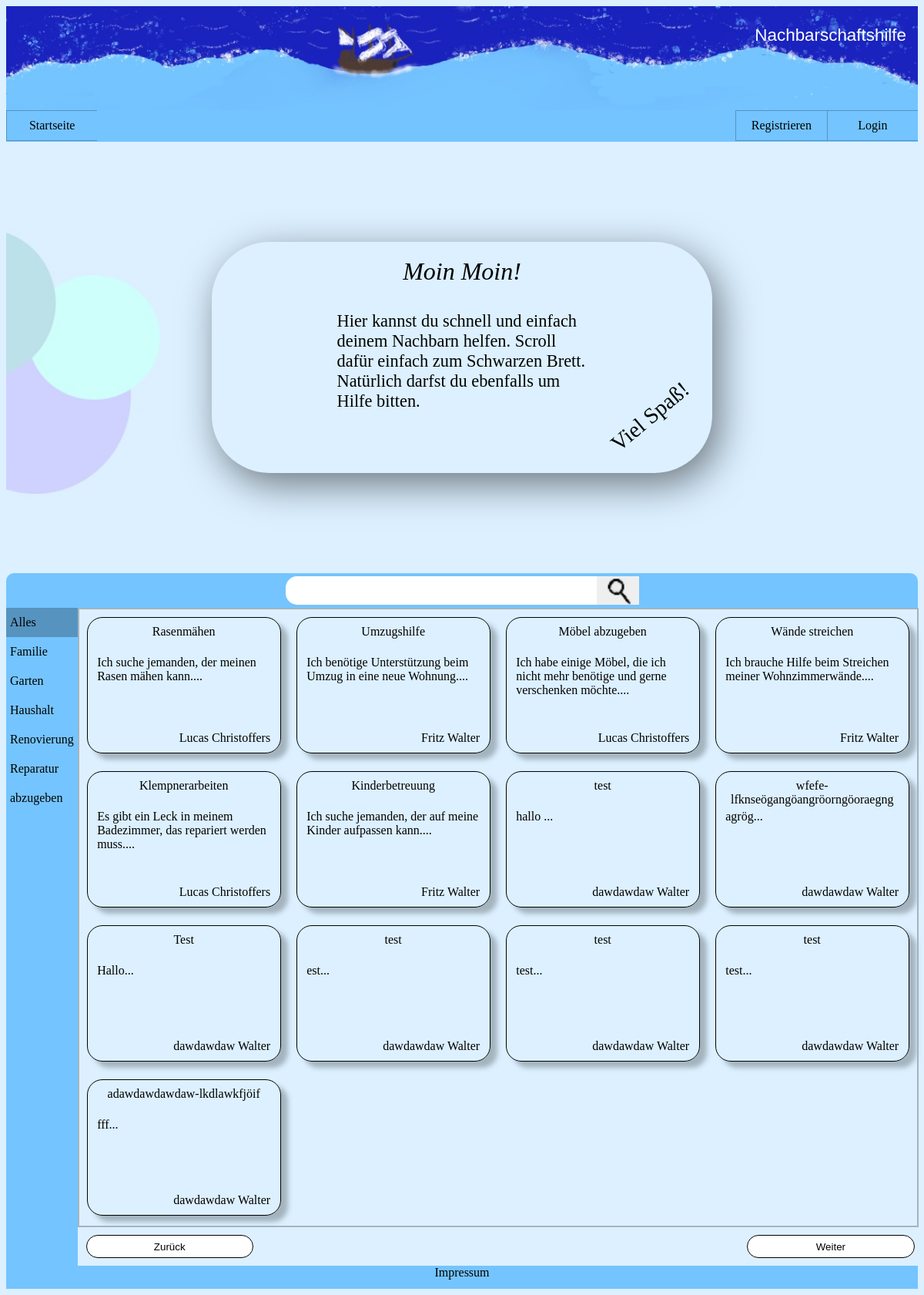
The page / on the database its author committed.
### tables this page shows
CREATE TABLE Kategorie (
            ID INTEGER PRIMARY KEY,
            Name TEXT(20)
        );

CREATE TABLE Hilfsgesuch (
            ID INTEGER PRIMARY KEY AUTOINCREMENT,
            Titel TEXT(40),
            Beschreibung TEXT(1200),
            Kategorie INTEGER,
            Ersteller INTEGER,
            FOREIGN KEY(Kategorie) REFERENCES Kategorie(ID),
            FOREIGN KEY(Ersteller) REFERENCES Nutzer(ID)
        );

CREATE TABLE Nutzer (
            ID INTEGER PRIMARY KEY AUTOINCREMENT,
            EMail TEXT(40),
            Vorname TEXT(20),
            Nachname TEXT(20),
            Addresse TEXT(40),
            bild TEXT(40),
            PLZ INTEGER,
            telnr INTEGER,
            passwort TEXT(255),
            FOREIGN KEY(PLZ) REFERENCES Stadt(PLZ)
        );

### Klassen/View/View_Index.php (called while the page is built, shortened)
<?php
class View_Index{
    public function lade_Template($tpl){
        include "Klassen/Templates/".$tpl.".php";
        $ausgabe = ob_get_contents();
        return $ausgabe;
    }
}

### Klassen/Kontroller/Kontroller_Index.php (called while the page is built, shortened)
<?php
class Kontroller_Index{
    private $model_Gesuche;
    private $model_Kategorien;
    private $view;
    public function __construct($pfad){
        $this->model_Gesuche = new Model_Hilfsgesuche("Datenbank/");
        $this->model_Kategorien = new Model_Kategorien("Datenbank/");
        $this->view = new View_Index();
    }
    public function display_Hilfsangebote(){
        if($this->model_Gesuche->hilfsgesuche($_GET['kategorie'], $_GET['sucheingabe'])){
            $this->view = new View_Index();
            $erg = $this->model_Gesuche->get_ergebnisse();
            foreach($erg as $row){
                $this->view->set_Hilfsgesuche($row['ID'], $row['nutzerID'], $row['Titel'], $row['Vorname'], $row['Nachname'], $row['Beschreibung']);
            }
            return $this->view->lade_Template("tp_Angebot_Box");
        }else{
        }
    }
    public function display_Index_Kategorien(){
        if($this->model_Kategorien->get_Kategorien()){
            $erg = $this->model_Kategorien->get_erg();
            $such_eingabe = "";
            foreach($erg as $rslt){
                $active = "";
                if ($_GET['kategorie'] == $rslt['ID']) {
                    $active = "active";
                }
                $this->view->set_Kategorie_Index($rslt['ID'], $rslt['Name'], $active, $such_eingabe);
            }
        }
       return $this->view->lade_Template("tp_Kategorien_Index");
    }
}
?>

### Klassen/Model/Model_Kategorien.php (called while the page is built, shortened)
<?php
class Model_Kategorien{
    private $db;
    public function __construct($pfad){
        include $pfad."db_Verbindung.php";
        $this->db = $verbindung;
    }
    public function get_Kategorien(){
        try{
            $query = $this->db->prepare("SELECT * FROM Kategorie ORDER BY Name ASC");
            $query->execute();
            $this->erg =  $query->fetchAll();
            return true;
        }catch(Exception $e){
            return false;
        }
    }
}

### Klassen/Model/Model_Hilfsgesuche.php (called while the page is built, shortened)
<?php
class Model_Hilfsgesuche{
    private $db;
    public function __construct($pfad){
        include $pfad."db_Verbindung.php";
        $this->db = $verbindung;
    }
    public function hilfsgesuche($kategorie, $sucheingabe){
        try{
            $query = "SELECT Hilfsgesuch.ID as ID, Titel, SUBSTRING(Hilfsgesuch.Beschreibung, 1, 100) AS Beschreibung, Kategorie ,Nutzer.ID as nutzerID, Vorname, Nachname
            FROM Hilfsgesuch LEFT JOIN Nutzer on Hilfsgesuch.Ersteller = Nutzer.ID";
            $query_Zusatz_1 = "";
            $query_Zusatz_2 = "";
            $query = $this->db->prepare($query);
            $query->execute();
            $this->erg = $query->fetchAll();
            return true;
        }catch(Exception $e){
            return false;
        }
    }
}

### Klassen/Templates/tp_Angebot_Box.php (the view)
<?php foreach ($this->kategorien as $anzeige): ?>
    <div>
        <p class="ueberschrift">
            <?php echo $anzeige[2] ?>
        </p>
        <a class="beschreibung" href="Pins/angebot_eins.php?id=<?php echo urlencode($anzeige[0])?>">
            <?php echo $anzeige[5] ?>...
        </a>
        <a class="autor" href="Konto/konto_uebersicht.php?id=<?php echo urlencode($anzeige[1])?>">
            <?php echo $anzeige[3].' '.$anzeige[4]  ?>
        </a>
    </div>
<?php endforeach;?>

### Klassen/Templates/tp_Kategorien_Index.php (shortened to what this page needs)
<?php foreach ($this->kategorien as $reihe): ?>
        <li>
            <a id="<?php echo $reihe[0] ?>" class="hidden <?php echo $reihe[2] ?>" onclick="fun_test(<?php echo $reihe[0] ?>)">
                    <?php echo $reihe[1] ?>
            </a>
        </li>
<?php endforeach; ?>

### CSS/style.css (style rules this page uses)
body { background-color: #dcf0ff; }

### CSS/index.css (style rules this page uses)
.Container_kleine_Angebote div { min-width: 175px; width: 80%; height: 175px; border: 1px solid black; border-radius: 20px; margin-top: 10px; margin-bottom: 10px; margin-left: auto; margin-right: auto; box-shadow: 9px 8px 6px #A4B4BF; display: grid; grid-template-rows: 5% 23% 22% 25% 20% 5%; grid-template-columns: 5% 20% 25% 25% 20% 5%; }
.Container_kleine_Angebote .ueberschrift { width: 100%; text-align: center; margin: 0; grid-column: 2/6; grid-row: 2/2; }
.Container_kleine_Angebote .beschreibung { width: 100%; height:100%; text-align: left; margin:0; word-wrap: break-word; grid-column: 2/6; grid-row: 3/5; }
.Container_kleine_Angebote .autor { text-align: right; width: 100%; margin-bottom: 0px; grid-column: 2/6; grid-row: 5/5 }
.Container_kleine_Angebote a { text-decoration: none; color: black; font-family: Cambria, Cochin, Georgia, Times, 'Times New Roman', serif; font-size: 1.0em; margin-top: 16px; }
.erweitertes_Such_Navi .hidden { display: none; }
@media (min-width: 601px) { .erweitertes_Such_Navi a { color: black; display: block; padding: 10px 5px; text-decoration: none; } }
@media (min-width: 601px) { .erweitertes_Such_Navi .active { background-color: #5693BF; } }
@media (min-width: 1024px) { .Container_kleine_Angebote div { width: 250px; } }

### rows shown on the page
kategorie: Name "Alles"
kategorie: Name "Familie"
kategorie: Name "Garten"
kategorie: Name "Haushalt"
kategorie: Name "Renovierung"
kategorie: Name "Reparatur"
kategorie: Name "abzugeben"
hilfsgesuch: Titel "Umzugshilfe", anzeige "Ich benötige Unterstützung beim Umzug in eine neue Wohnung.", Ersteller.Vorname "Fritz", Ersteller.Nachname "Walter"
hilfsgesuch: anzeige "Möbel abzugeben", anzeige "Ich habe einige Möbel, die ich nicht mehr benötige und gerne verschenken möchte.", Ersteller.Vorname "Lucas", Ersteller.Nachname "Christoffers"
hilfsgesuch: anzeige "Wände streichen", anzeige "Ich brauche Hilfe beim Streichen meiner Wohnzimmerwände.", Ersteller.Vorname "Fritz", Ersteller.Nachname "Walter"
hilfsgesuch: Titel "Klempnerarbeiten", anzeige "Es gibt ein Leck in meinem Badezimmer, das repariert werden muss.", Ersteller.Vorname "Lucas", Ersteller.Nachname "Christoffers"
hilfsgesuch: Titel "Kinderbetreuung", anzeige "Ich suche jemanden, der auf meine Kinder aufpassen kann.", Ersteller.Vorname "Fritz", Ersteller.Nachname "Walter"
hilfsgesuch: Titel "test", anzeige "hallo", Ersteller.Vorname "dawdawdaw", Ersteller.Nachname "Walter"
hilfsgesuch: anzeige "wfefe-lfknseögangöangröorngöoraegng", anzeige "agrög", Ersteller.Vorname "dawdawdaw", Ersteller.Nachname "Walter"
hilfsgesuch: Titel "Test", anzeige "Hallo", Ersteller.Vorname "dawdawdaw", Ersteller.Nachname "Walter"
hilfsgesuch: Titel "test", anzeige "est", Ersteller.Vorname "dawdawdaw", Ersteller.Nachname "Walter"
hilfsgesuch: anzeige "test", Ersteller.Vorname "dawdawdaw", Ersteller.Nachname "Walter"
hilfsgesuch: anzeige "test", Ersteller.Vorname "dawdawdaw", Ersteller.Nachname "Walter"
hilfsgesuch: anzeige "adawdawdawdaw-lkdlawkfjöif", anzeige "fff", Ersteller.Vorname "dawdawdaw", Ersteller.Nachname "Walter"

### other values the page prints
$anzeige[2] "Rasenmähen"
$anzeige[5] "Ich suche jemanden, der meinen Rasen mähen kann."
$anzeige[3] "Lucas"
$anzeige[4] "Christoffers"
